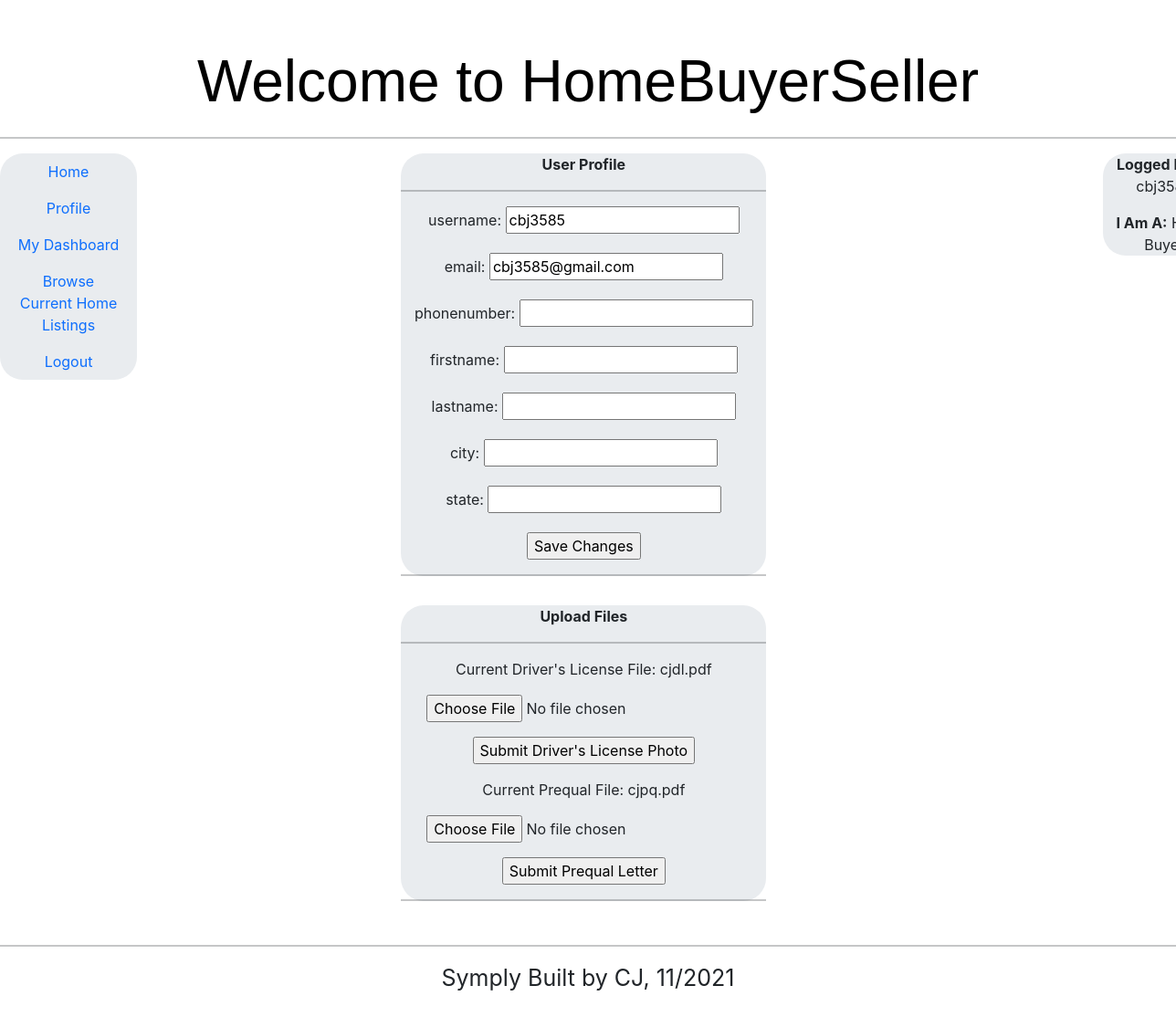
The app's page /user_profile (signed in), older data.
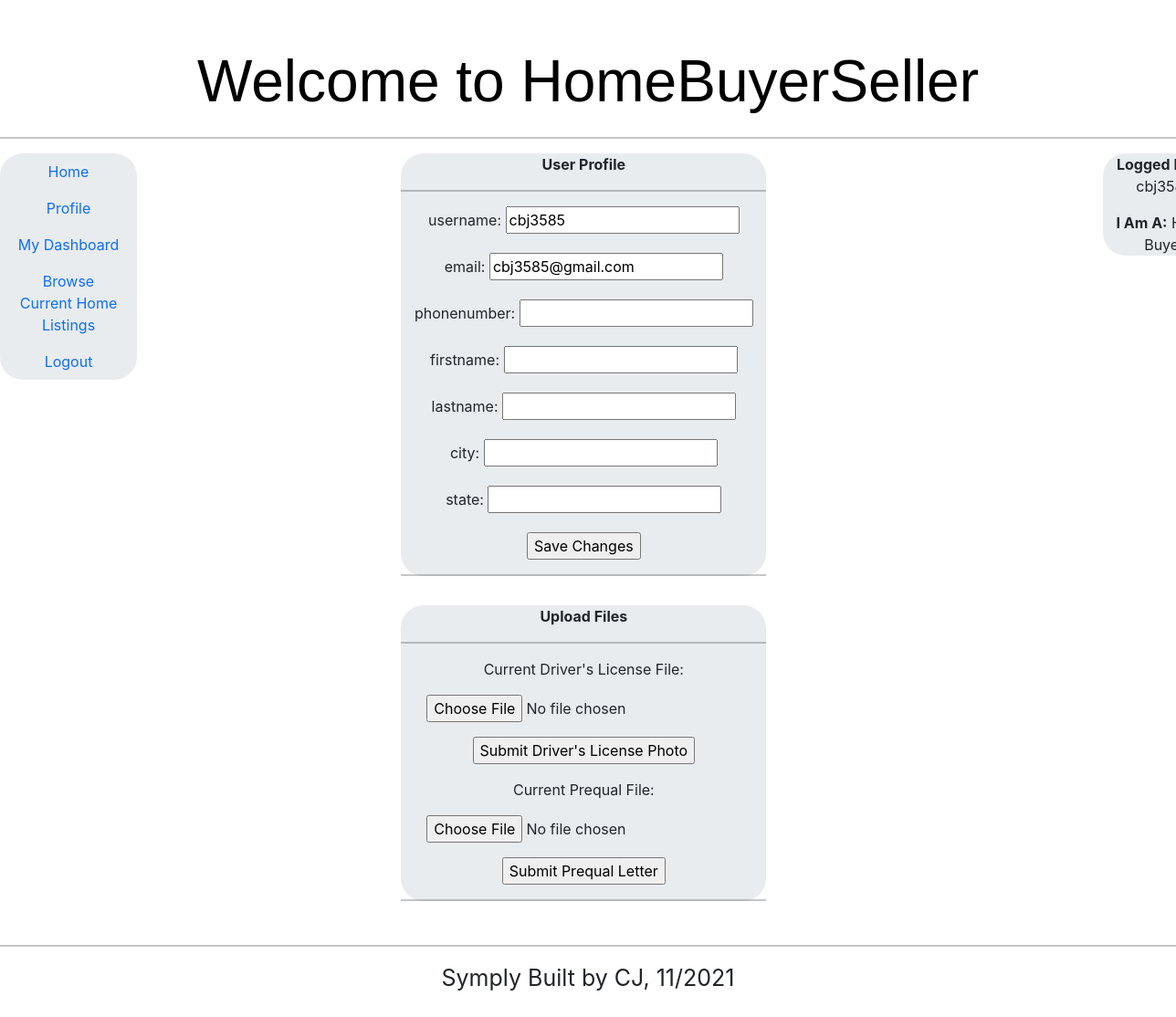
The same page, newer data.
### application.py (models this page shows)
    class FileUpload(db.Model):
        __tablename__ = 'checkfileupload'
        username = db.Column(db.String, primary_key=True)
        authenticateddriverslicense = db.Column(db.Boolean, default=False)
        uploadeddriverslicense = db.Column(db.Boolean, default=False)
        authenticatedprequal = db.Column(db.Boolean, default=False)
        uploadedprequal = db.Column(db.Boolean, default=False)
        prequalfilename = db.Column(db.String, default='')
        driverslicensefilename = db.Column(db.String, default='')
        prequalamount = db.Column(db.String, default='')
        uploadedprequaldate = db.Column(db.DateTime)
        uploadeddriverslicensedate = db.Column(db.DateTime)
        authenticateddriverslicensedate = db.Column(db.DateTime)
        authenticatedprequaldate = db.Column(db.DateTime)

### application.py (the view)
    @application.route('/user_profile',methods=["GET", "POST"])
    @login_required
    def user_profile():
        form = UserSignupForm()
        buyer = current_user.username
        poster_data = User.query.filter(User.username == buyer)
        upload_data = FileUpload.query.filter(FileUpload.username == buyer)
        for tt in upload_data:
            pq = tt.prequalfilename
            dl = tt.driverslicensefilename
        for mm in poster_data:
            by = mm.buyer
        if by == True:
            ut = 'Home Buyer'
        else:
            ut = 'Home Seller'
        return render_template('user_profile.html', buyer=buyer, poster_data=poster_data, form=form, pq=pq,dl=dl, ut=ut)

### functions/forms.py
class UserSignupForm(FlaskForm):
    username = StringField('username', validators=[DataRequired()])
    email = StringField('email', validators=[DataRequired()])
    phonenumber = StringField('phonenumber')
    firstname = StringField('firstname')
    lastname = StringField('lastname')
    city = StringField('city')
    state = StringField('state')
    password = PasswordField('password', validators=[DataRequired()])
    usertype = StringField('user_type', validators=[DataRequired(message='*Required'),InputRequired()])

### application.py (called while the page is built)
    @login_manager.user_loader
    def user_loader(user_id):
        return User.query.get(user_id)

### templates/user_profile.html (shortened to what this page needs)
{% extends "base2.html" %}
{% block content %}
<div class="jumbotron" style="width: 400px; font-size: 1.0rem; padding: 0% 0% 0% 0%;">
  <p><b>User Profile</b></p>
  <hr>
  <form method="POST" action="/save_profile_changes">
  {% for pd in poster_data%}
            <p>{{ form.username.label }}: <input type="text" name="username" value= {{ pd.username }}></p>
            <p>{{ form.email.label }}: <input type="text" name="email" value= {{ pd.email }}></p>
            <p>{{ form.phonenumber.label }}: <input type="text" name="phonenumber" value= {{ pd.phonenumber }}></p>
            <p>{{ form.firstname.label }}: <input type="text" name="firstname" value= {{ pd.firstname }}></p>
            <p>{{ form.lastname.label }}: <input type="text" name="lastname" value= {{ pd.lastname }}></p>
            <p>{{ form.city.label }}: <input type="text" name="city" value= {{ pd.city }}></p>
            <p>{{ form.state.label }}: <input type="text" name="state" value= {{ pd.state }}></p>
  {% endfor%}
  <p><input type="submit" value="Save Changes"></p>
  </form>
  <hr>
</div>
<div class="jumbotron" style="width: 400px; font-size: 1.0rem; padding: 0% 0% 0% 0%;">
  <p><b>Upload Files</b></p>
  <hr>
  <form method="POST" action="/upload_file" enctype="multipart/form-data">
      <p>Current Driver's License File: {{ dl }}</p>
      <p><input type="file" name="driverslicense"></p>
      <p><input type="submit" value="Submit Driver's License Photo"></p>
  </form>
  <form method="POST" action="/upload_file" enctype="multipart/form-data">
    <p>Current Prequal File: {{ pq }}</p>
    <p><input type="file" name="prequal"></p>
    <p><input type="submit" value="Submit Prequal Letter"></p>
</form>
  <hr>
</div>
{% endblock %}
{% block loggedin %}
<!DOCTYPE html>
<html lang="en">
  <head>
    <link href="{{ url_for('static', filename='bootstrap.min.css') }}" rel="stylesheet">
    <link href="{{ url_for('static', filename='narrow-jumbotron.css') }}" rel="stylesheet">
  </head>
  <body>
      <div>
        <p><b>Logged In as:</b> {{buyer}}</p>
        <p><b>I Am A:</b> {{ut}}</p>
      </div>
  </body>
</html>
{% endblock %}

Row changes from the older to the newer data that the page shows:
no longer on this page (row edited): FileUpload: driverslicensefilename "cjdl.pdf", prequalfilename "cjpq.pdf"
